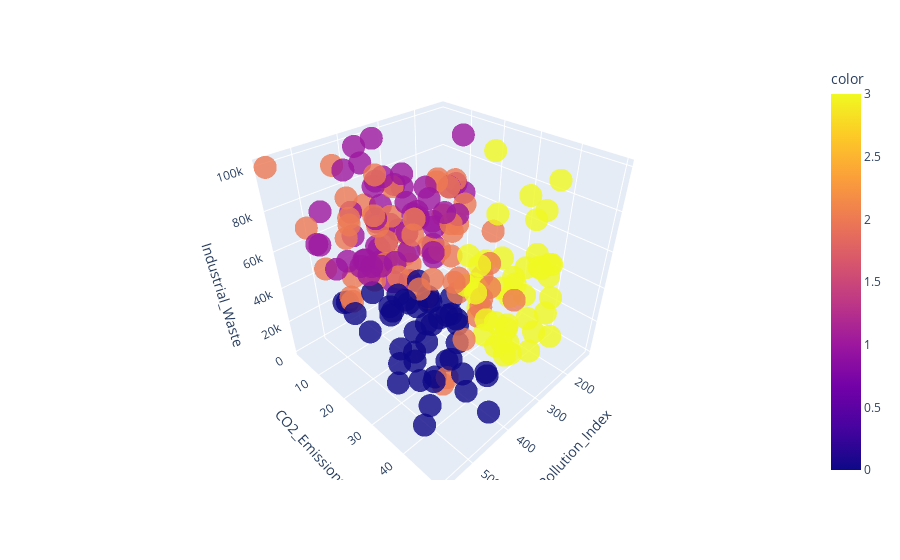

The code cell stored with this chart in its notebook:
### Code cell
from mpl_toolkits.mplot3d import Axes3D
from matplotlib.animation import FuncAnimation
import plotly.express as px

# Pollution Index
df_new['Pollution_Index'] = df_new['Water_Pollution_Index'] + df_new['Air_Pollution_Index'] + df_new['Soil_Pollution_Index']
X = df_new[['Pollution_Index', 'CO2_Emissions (in MT)', 'Industrial_Waste (in tons)']]

# Scaling
scaler = StandardScaler()
X_scaled = scaler.fit_transform(X)

# KMeans
kmeans = KMeans(n_clusters=4, random_state=21, n_init=10)
df_new['Cluster'] = kmeans.fit_predict(X_scaled)


fig = px.scatter_3d(x=df_new['Pollution_Index'], y=df_new['CO2_Emissions (in MT)'], z=df_new['Industrial_Waste (in tons)'],
    color=df_new['Cluster'],
    hover_name=df_new['Country'],
    labels={
        "x": "Pollution_Index",
        "y": "CO2_Emissions",
        "z": "Industrial_Waste"
    },
    opacity=0.8,
    size_max=5
)
fig.show()

### Figure 1 — Plotly figure (JSON) as saved in the notebook; plotly's stock layout.template omitted (floating-point values rounded to 4 significant figures; data arrays with more than 128 entries replaced by an {"elided": "..."} marker saying what was removed)
{"data": [{"hovertemplate": "<b>%{hovertext}</b><br><br>Pollution_Index=%{x}<br>CO2_Emissions=%{y}<br>Industrial_Waste=%{z}<br>color=%{marker.color}<extra></extra>", "hovertext": {"elided": "200 str values"}, "legendgroup": "", "marker": {"color": {"elided": "200 int values"}, "coloraxis": "coloraxis", "opacity": 0.8, "symbol": "circle"}, "mode": "markers", "name": "", "scene": "scene", "showlegend": false, "type": "scatter3d", "x": {"elided": "200 float values"}, "y": {"elided": "200 float values"}, "z": {"elided": "200 float values"}}], "layout": {"coloraxis": {"colorbar": {"title": {"text": "color"}}, "colorscale": [[0, "#0d0887"], [0.1111, "#46039f"], [0.2222, "#7201a8"], [0.3333, "#9c179e"], [0.4444, "#bd3786"], [0.5556, "#d8576b"], [0.6667, "#ed7953"], [0.7778, "#fb9f3a"], [0.8889, "#fdca26"], [1, "#f0f921"]]}, "legend": {"tracegroupgap": 0}, "margin": {"t": 60}, "scene": {"domain": {"x": [0, 1], "y": [0, 1]}, "xaxis": {"title": {"text": "Pollution_Index"}}, "yaxis": {"title": {"text": "CO2_Emissions"}}, "zaxis": {"title": {"text": "Industrial_Waste"}}}}}
